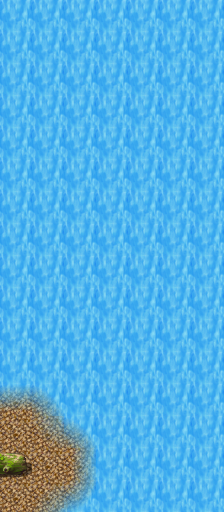

A level layout from a 2D game, rendered from its tile map. Below: a short description, then the map file with tile-grid data replaced by summaries:
An orthogonal 7x16 tile map with 32x32 px tiles, 5 tile layers (Base, Ground, Objects, Above, ...), 1 hidden layer not drawn, 62 tilesets and 2 objects (2x mapchange).

<map version="1.10" tiledversion="1.11.2" orientation="orthogonal" renderorder="right-down" width="7" height="16" tilewidth="32" tileheight="32" infinite="0" nextlayerid="11" nextobjectid="3">
 <tileset firstgid="1" name="map_bed_1" tilewidth="32" tileheight="32" tilecount="160" columns="16">
  <image source="../drawable/map_bed_1.png" width="512" height="320" />
 </tileset>
 <tileset firstgid="161" name="map_border_1" tilewidth="32" tileheight="32" tilecount="128" columns="16">
  <image source="../drawable/map_border_1.png" width="512" height="256" />
 </tileset>
 <tileset firstgid="289" name="map_bridge_1" tilewidth="32" tileheight="32" tilecount="128" columns="16">
  <image source="../drawable/map_bridge_1.png" width="512" height="256" />
 </tileset>
 <tileset firstgid="417" name="map_bridge_2" tilewidth="32" tileheight="32" tilecount="128" columns="16">
  <image source="../drawable/map_bridge_2.png" width="512" height="256" />
 </tileset>
 <tileset firstgid="545" name="map_broken_1" tilewidth="32" tileheight="32" tilecount="128" columns="16">
  <image source="../drawable/map_broken_1.png" width="512" height="256" />
 </tileset>
 <tileset firstgid="673" name="map_cavewall_1" tilewidth="32" tileheight="32" tilecount="108" columns="18">
  <image source="../drawable/map_cavewall_1.png" width="576" height="192" />
 </tileset>
 <tileset firstgid="781" name="map_cavewall_2" tilewidth="32" tileheight="32" tilecount="108" columns="18">
  <image source="../drawable/map_cavewall_2.png" width="576" height="192" />
 </tileset>
 <tileset firstgid="889" name="map_cavewall_3" tilewidth="32" tileheight="32" tilecount="108" columns="18">
  <image source="../drawable/map_cavewall_3.png" width="576" height="192" />
 </tileset>
 <tileset firstgid="997" name="map_cavewall_4" tilewidth="32" tileheight="32" tilecount="108" columns="18">
  <image source="../drawable/map_cavewall_4.png" width="576" height="192" />
 </tileset>
 <tileset firstgid="1105" name="map_chair_table_1" tilewidth="32" tileheight="32" tilecount="128" columns="16">
  <image source="../drawable/map_chair_table_1.png" width="512" height="256" />
 </tileset>
 <tileset firstgid="1233" name="map_chair_table_2" tilewidth="32" tileheight="32" tilecount="128" columns="16">
  <image source="../drawable/map_chair_table_2.png" width="512" height="256" />
 </tileset>
 <tileset firstgid="1361" name="map_crate_1" tilewidth="32" tileheight="32" tilecount="128" columns="16">
  <image source="../drawable/map_crate_1.png" width="512" height="256" />
 </tileset>
 <tileset firstgid="1489" name="map_cupboard_1" tilewidth="32" tileheight="32" tilecount="128" columns="16">
  <image source="../drawable/map_cupboard_1.png" width="512" height="256" />
 </tileset>
 <tileset firstgid="1617" name="map_curtain_1" tilewidth="32" tileheight="32" tilecount="128" columns="16">
  <image source="../drawable/map_curtain_1.png" width="512" height="256" />
 </tileset>
 <tileset firstgid="1745" name="map_entrance_1" tilewidth="32" tileheight="32" tilecount="128" columns="16">
  <image source="../drawable/map_entrance_1.png" width="512" height="256" />
 </tileset>
 <tileset firstgid="1873" name="map_entrance_2" tilewidth="32" tileheight="32" tilecount="128" columns="16">
  <image source="../drawable/map_entrance_2.png" width="512" height="256" />
 </tileset>
 <tileset firstgid="2001" name="map_fence_1" tilewidth="32" tileheight="32" tilecount="128" columns="16">
  <image source="../drawable/map_fence_1.png" width="512" height="256" />
 </tileset>
 <tileset firstgid="2129" name="map_fence_2" tilewidth="32" tileheight="32" tilecount="128" columns="16">
  <image source="../drawable/map_fence_2.png" width="512" height="256" />
 </tileset>
 <tileset firstgid="2257" name="map_fence_3" tilewidth="32" tileheight="32" tilecount="128" columns="16">
  <image source="../drawable/map_fence_3.png" width="512" height="256" />
 </tileset>
 <tileset firstgid="2385" name="map_fence_4" tilewidth="32" tileheight="32" tilecount="128" columns="16">
  <image source="../drawable/map_fence_4.png" width="512" height="256" />
 </tileset>
 <tileset firstgid="2513" name="map_ground_1" tilewidth="32" tileheight="32" tilecount="128" columns="16">
  <image source="../drawable/map_ground_1.png" width="512" height="256" />
 </tileset>
 <tileset firstgid="2641" name="map_ground_2" tilewidth="32" tileheight="32" tilecount="128" columns="16">
  <image source="../drawable/map_ground_2.png" width="512" height="256" />
 </tileset>
 <tileset firstgid="2769" name="map_ground_3" tilewidth="32" tileheight="32" tilecount="128" columns="16">
  <image source="../drawable/map_ground_3.png" width="512" height="256" />
 </tileset>
 <tileset firstgid="2897" name="map_ground_4" tilewidth="32" tileheight="32" tilecount="128" columns="16">
  <image source="../drawable/map_ground_4.png" width="512" height="256" />
 </tileset>
 <tileset firstgid="3025" name="map_ground_5" tilewidth="32" tileheight="32" tilecount="128" columns="16">
  <image source="../drawable/map_ground_5.png" width="512" height="256" />
 </tileset>
 <tileset firstgid="3153" name="map_ground_6" tilewidth="32" tileheight="32" tilecount="128" columns="16">
  <image source="../drawable/map_ground_6.png" width="512" height="256" />
 </tileset>
 <tileset firstgid="3281" name="map_ground_7" tilewidth="32" tileheight="32" tilecount="128" columns="16">
  <image source="../drawable/map_ground_7.png" width="512" height="256" />
 </tileset>
 <tileset firstgid="3409" name="map_ground_8" tilewidth="32" tileheight="32" tilecount="128" columns="16">
  <image source="../drawable/map_ground_8.png" width="512" height="256" />
 </tileset>
 <tileset firstgid="3537" name="map_house_1" tilewidth="32" tileheight="32" tilecount="128" columns="16">
  <image source="../drawable/map_house_1.png" width="512" height="256" />
 </tileset>
 <tileset firstgid="3665" name="map_house_2" tilewidth="32" tileheight="32" tilecount="128" columns="16">
  <image source="../drawable/map_house_2.png" width="512" height="256" />
 </tileset>
 <tileset firstgid="3793" name="map_indoor_1" tilewidth="32" tileheight="32" tilecount="128" columns="16">
  <image source="../drawable/map_indoor_1.png" width="512" height="256" />
 </tileset>
 <tileset firstgid="3921" name="map_indoor_2" tilewidth="32" tileheight="32" tilecount="128" columns="16">
  <image source="../drawable/map_indoor_2.png" width="512" height="256" />
 </tileset>
 <tileset firstgid="4049" name="map_kitchen_1" tilewidth="32" tileheight="32" tilecount="128" columns="16">
  <image source="../drawable/map_kitchen_1.png" width="512" height="256" />
 </tileset>
 <tileset firstgid="4177" name="map_outdoor_1" tilewidth="32" tileheight="32" tilecount="128" columns="16">
  <image source="../drawable/map_outdoor_1.png" width="512" height="256" />
 </tileset>
 <tileset firstgid="4305" name="map_pillar_1" tilewidth="32" tileheight="32" tilecount="128" columns="16">
  <image source="../drawable/map_pillar_1.png" width="512" height="256" />
 </tileset>
 <tileset firstgid="4433" name="map_pillar_2" tilewidth="32" tileheight="32" tilecount="128" columns="16">
  <image source="../drawable/map_pillar_2.png" width="512" height="256" />
 </tileset>
 <tileset firstgid="4561" name="map_plant_1" tilewidth="32" tileheight="32" tilecount="128" columns="16">
  <image source="../drawable/map_plant_1.png" width="512" height="256" />
 </tileset>
 <tileset firstgid="4689" name="map_plant_2" tilewidth="32" tileheight="32" tilecount="128" columns="16">
  <image source="../drawable/map_plant_2.png" width="512" height="256" />
 </tileset>
 <tileset firstgid="4817" name="map_rock_1" tilewidth="32" tileheight="32" tilecount="128" columns="16">
  <image source="../drawable/map_rock_1.png" width="512" height="256" />
 </tileset>
 <tileset firstgid="4945" name="map_rock_2" tilewidth="32" tileheight="32" tilecount="128" columns="16">
  <image source="../drawable/map_rock_2.png" width="512" height="256" />
 </tileset>
 <tileset firstgid="5073" name="map_roof_1" tilewidth="32" tileheight="32" tilecount="128" columns="16">
  <image source="../drawable/map_roof_1.png" width="512" height="256" />
 </tileset>
 <tileset firstgid="5201" name="map_roof_2" tilewidth="32" tileheight="32" tilecount="128" columns="16">
  <image source="../drawable/map_roof_2.png" width="512" height="256" />
 </tileset>
 <tileset firstgid="5329" name="map_roof_3" tilewidth="32" tileheight="32" tilecount="128" columns="16">
  <image source="../drawable/map_roof_3.png" width="512" height="256" />
 </tileset>
 <tileset firstgid="5457" name="map_shop_1" tilewidth="32" tileheight="32" tilecount="128" columns="16">
  <image source="../drawable/map_shop_1.png" width="512" height="256" />
 </tileset>
 <tileset firstgid="5585" name="map_sign_ladder_1" tilewidth="32" tileheight="32" tilecount="128" columns="16">
  <image source="../drawable/map_sign_ladder_1.png" width="512" height="256" />
 </tileset>
 <tileset firstgid="5713" name="map_table_1" tilewidth="32" tileheight="32" tilecount="128" columns="16">
  <image source="../drawable/map_table_1.png" width="512" height="256" />
 </tileset>
 <tileset firstgid="5841" name="map_trail_1" tilewidth="32" tileheight="32" tilecount="128" columns="16">
  <image source="../drawable/map_trail_1.png" width="512" height="256" />
 </tileset>
 <tileset firstgid="5969" name="map_transition_1" tilewidth="32" tileheight="32" tilecount="128" columns="16">
  <image source="../drawable/map_transition_1.png" width="512" height="256" />
 </tileset>
 <tileset firstgid="6097" name="map_transition_2" tilewidth="32" tileheight="32" tilecount="128" columns="16">
  <image source="../drawable/map_transition_2.png" width="512" height="256" />
 </tileset>
 <tileset firstgid="6225" name="map_transition_3" tilewidth="32" tileheight="32" tilecount="128" columns="16">
  <image source="../drawable/map_transition_3.png" width="512" height="256" />
 </tileset>
 <tileset firstgid="6353" name="map_transition_4" tilewidth="32" tileheight="32" tilecount="128" columns="16">
  <image source="../drawable/map_transition_4.png" width="512" height="256" />
 </tileset>
 <tileset firstgid="6481" name="map_transition_5" tilewidth="32" tileheight="32" tilecount="128" columns="16">
  <image source="../drawable/map_transition_5.png" width="512" height="256" />
 </tileset>
 <tileset firstgid="6609" name="map_tree_1" tilewidth="32" tileheight="32" tilecount="128" columns="16">
  <image source="../drawable/map_tree_1.png" width="512" height="256" />
 </tileset>
 <tileset firstgid="6737" name="map_tree_2" tilewidth="32" tileheight="32" tilecount="128" columns="16">
  <image source="../drawable/map_tree_2.png" width="512" height="256" />
 </tileset>
 <tileset firstgid="6865" name="map_wall_1" tilewidth="32" tileheight="32" tilecount="128" columns="16">
  <image source="../drawable/map_wall_1.png" width="512" height="256" />
 </tileset>
 <tileset firstgid="6993" name="map_wall_2" tilewidth="32" tileheight="32" tilecount="120" columns="15">
  <image source="../drawable/map_wall_2.png" width="480" height="256" />
 </tileset>
 <tileset firstgid="7113" name="map_wall_3" tilewidth="32" tileheight="32" tilecount="120" columns="15">
  <image source="../drawable/map_wall_3.png" width="480" height="256" />
 </tileset>
 <tileset firstgid="7233" name="map_wall_4" tilewidth="32" tileheight="32" tilecount="120" columns="15">
  <image source="../drawable/map_wall_4.png" width="480" height="256" />
 </tileset>
 <tileset firstgid="7353" name="map_window_1" tilewidth="32" tileheight="32" tilecount="128" columns="16">
  <image source="../drawable/map_window_1.png" width="512" height="256" />
 </tileset>
 <tileset firstgid="7481" name="map_window_2" tilewidth="32" tileheight="32" tilecount="128" columns="16">
  <image source="../drawable/map_window_2.png" width="512" height="256" />
 </tileset>
 <tileset firstgid="7609" name="map_brightport" tilewidth="32" tileheight="32" tilecount="112" columns="16">
  <image source="../drawable/map_brightport.png" width="512" height="224" />
 </tileset>
 <tileset firstgid="7721" name="map_tree_3" tilewidth="32" tileheight="32" tilecount="544" columns="32">
  <image source="../drawable/map_tree_3.png" width="1024" height="544" />
 </tileset>
 <layer id="9" name="Base" width="7" height="16">
  <data>[112 cells, 0 non-empty, 0 distinct tile ids]</data>
 </layer>
 <layer id="1" name="Ground" width="7" height="16">
  <data>[112 cells, 112 non-empty, 2 distinct tile ids]</data>
 </layer>
 <layer id="2" name="Objects" width="7" height="16">
  <data>[112 cells, 8 non-empty, 7 distinct tile ids]</data>
 </layer>
 <layer id="3" name="Above" width="7" height="16">
  <data>[112 cells, 0 non-empty, 0 distinct tile ids]</data>
 </layer>
 <layer id="10" name="Top" width="7" height="16">
  <data>[112 cells, 0 non-empty, 0 distinct tile ids]</data>
 </layer>
 <layer id="4" name="Walkable" width="7" height="16" visible="0">
  <data>[112 cells, 105 non-empty, 1 distinct tile ids]</data>
 </layer>
 <objectgroup id="5" name="Mapevents" visible="0">
  <object id="1" name="south" type="mapchange" x="0" y="480" width="64" height="32">
   <properties>
    <property name="map" value="brightportwild7" />
    <property name="place" value="north1" />
   </properties>
  </object>
  <object id="2" name="west" type="mapchange" x="0" y="384" width="32" height="64">
   <properties>
    <property name="map" value="brightportwild18" />
    <property name="place" value="east" />
   </properties>
  </object>
 </objectgroup>
 <objectgroup id="6" name="Spawn" visible="0" />
 <objectgroup id="7" name="Keys" />
 <objectgroup id="8" name="Replace" />
</map>
